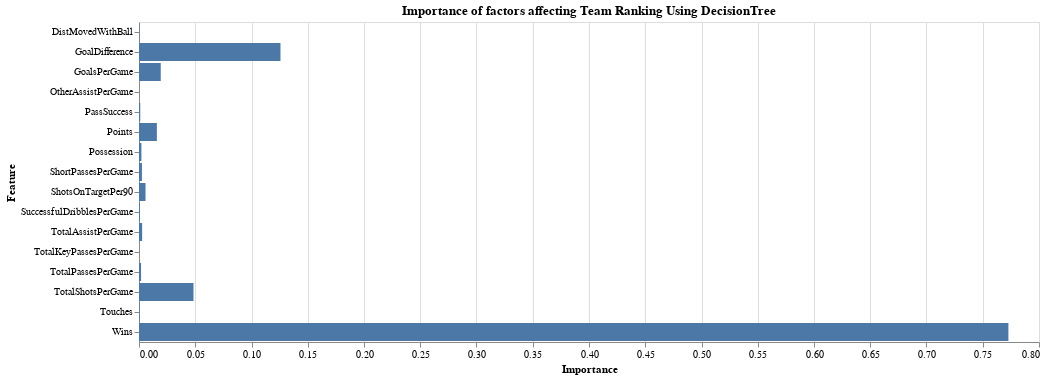

Notebook code for this chart:
### Code cell
d_tree = alt.Chart(df_importance).mark_bar().encode(
    x="Importance",
    y="Feature",
    tooltip=["Importance", "Feature"],
).properties(
    title="Importance of factors affecting Team Ranking Using DecisionTree",
    width = 900
)
d_tree

### Figure 1 — Vega-Lite specification as saved in the notebook (floating-point values rounded to 4 significant figures)
{"config": {"view": {"continuousWidth": 400, "continuousHeight": 300}}, "data": {"name": "data-828db83e0bdfecbeca7136a6c5293dec"}, "mark": "bar", "encoding": {"tooltip": [{"field": "Importance", "type": "quantitative"}, {"field": "Feature", "type": "nominal"}], "x": {"field": "Importance", "type": "quantitative"}, "y": {"field": "Feature", "type": "nominal"}}, "title": "Importance of factors affecting Team Ranking Using DecisionTree", "width": 900, "$schema": "https://vega.github.io/schema/vega-lite/v4.17.0.json", "datasets": {"data-828db83e0bdfecbeca7136a6c5293dec": [{"Importance": 0.01589, "Feature": "Points"}, {"Importance": 0.7728, "Feature": "Wins"}, {"Importance": 0.1258, "Feature": "GoalDifference"}, {"Importance": 0.01933, "Feature": "GoalsPerGame"}, {"Importance": 0.002781, "Feature": "TotalAssistPerGame"}, {"Importance": 2.981e-05, "Feature": "OtherAssistPerGame"}, {"Importance": 0.005787, "Feature": "ShotsOnTargetPer90"}, {"Importance": 0.0004976, "Feature": "Touches"}, {"Importance": 0.001828, "Feature": "TotalPassesPerGame"}, {"Importance": 0.002617, "Feature": "ShortPassesPerGame"}, {"Importance": 0.0, "Feature": "TotalKeyPassesPerGame"}, {"Importance": 0.0001803, "Feature": "DistMovedWithBall"}, {"Importance": 0.04844, "Feature": "TotalShotsPerGame"}, {"Importance": 0.001123, "Feature": "PassSuccess"}, {"Importance": 0.002148, "Feature": "Possession"}, {"Importance": 0.0007971, "Feature": "SuccessfulDribblesPerGame"}]}}
